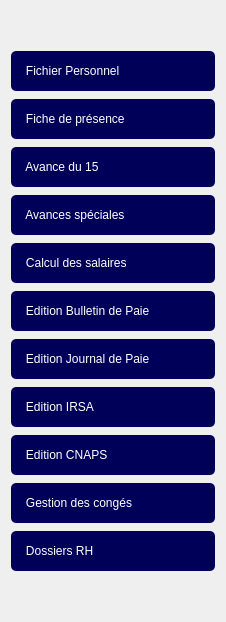
            <widget class="QWidget" name="menu" native="true">
             <property name="styleSheet">
              <string notr="true">QPushButton{
	color:rgb(255, 255, 255);
	background:rgb(0, 0, 89);
	font: 75 10pt &quot;Rockwell&quot;;
	border-radius:5px;
	text-align:left;
	padding-left:5px;
	padding-right:5px;
}

QPushButton:hover{

	background:rgb(0, 170, 127)

}</string>
             </property>
             <layout class="QGridLayout" name="gridLayout">
              <property name="horizontalSpacing">
               <number>5</number>
              </property>
              <property name="verticalSpacing">
               <number>8</number>
              </property>
              <item row="6" column="0">
               <widget class="QPushButton" name="qpb_6editionBP">
                <property name="minimumSize">
                 <size>
                  <width>204</width>
                  <height>40</height>
                 </size>
                </property>
                <property name="text">
                 <string>   Edition Bulletin de Paie</string>
                </property>
                <property name="icon">
                 <iconset>
                  <normaloff>Images/Gestion du personnel/VST15110.png</normaloff>Images/Gestion du personnel/VST15110.png</iconset>
                </property>
                <property name="iconSize">
                 <size>
                  <width>32</width>
                  <height>32</height>
                 </size>
                </property>
               </widget>
              </item>
              <item row="13" column="0">
               <widget class="QPushButton" name="qpb_11dossierRH">
                <property name="minimumSize">
                 <size>
                  <width>204</width>
                  <height>40</height>
                 </size>
                </property>
                <property name="text">
                 <string>   Dossiers RH</string>
                </property>
                <property name="icon">
                 <iconset>
                  <normaloff>Images/Gestion du personnel/VST18111fa.png</normaloff>Images/Gestion du personnel/VST18111fa.png</iconset>
                </property>
                <property name="iconSize">
                 <size>
                  <width>32</width>
                  <height>32</height>
                 </size>
                </property>
               </widget>
              </item>
              <item row="0" column="0">
               <spacer name="verticalSpacer_4">
                <property name="orientation">
                 <enum>Qt::Vertical</enum>
                </property>
                <property name="sizeHint" stdset="0">
                 <size>
                  <width>20</width>
                  <height>40</height>
                 </size>
                </property>
               </spacer>
              </item>
              <item row="4" column="0">
               <widget class="QPushButton" name="qpb_4avanceSpeciale">
                <property name="minimumSize">
                 <size>
                  <width>204</width>
                  <height>40</height>
                 </size>
                </property>
                <property name="text">
                 <string>   Avances spéciales</string>
                </property>
                <property name="icon">
                 <iconset>
                  <normaloff>Images/Gestion du personnel/VST01021.png</normaloff>Images/Gestion du personnel/VST01021.png</iconset>
                </property>
                <property name="iconSize">
                 <size>
                  <width>32</width>
                  <height>32</height>
                 </size>
                </property>
               </widget>
              </item>
              <item row="7" column="0">
               <widget class="QPushButton" name="qpb_7editionJP">
                <property name="minimumSize">
                 <size>
                  <width>204</width>
                  <height>40</height>
                 </size>
                </property>
                <property name="text">
                 <string>   Edition Journal de Paie</string>
                </property>
                <property name="icon">
                 <iconset>
                  <normaloff>Images/Gestion du personnel/VST12445m.png</normaloff>Images/Gestion du personnel/VST12445m.png</iconset>
                </property>
                <property name="iconSize">
                 <size>
                  <width>32</width>
                  <height>32</height>
                 </size>
                </property>
               </widget>
              </item>
              <item row="11" column="0">
               <widget class="QPushButton" name="qpb_10gestionConge">
                <property name="minimumSize">
                 <size>
                  <width>204</width>
                  <height>40</height>
                 </size>
                </property>
                <property name="text">
                 <string>   Gestion des congés</string>
                </property>
                <property name="icon">
                 <iconset>
                  <normaloff>Images/Gestion du personnel/IOB15322b.png</normaloff>Images/Gestion du personnel/IOB15322b.png</iconset>
                </property>
                <property name="iconSize">
                 <size>
                  <width>32</width>
                  <height>32</height>
                 </size>
                </property>
               </widget>
              </item>
              <item row="8" column="0">
               <widget class="QPushButton" name="qpb_8editionIRSA">
                <property name="minimumSize">
                 <size>
                  <width>204</width>
                  <height>40</height>
                 </size>
                </property>
                <property name="text">
                 <string>   Edition IRSA</string>
                </property>
                <property name="icon">
                 <iconset>
                  <normaloff>Images/Gestion du personnel/VST01061.png</normaloff>Images/Gestion du personnel/VST01061.png</iconset>
                </property>
                <property name="iconSize">
                 <size>
                  <width>32</width>
                  <height>32</height>
                 </size>
                </property>
               </widget>
              </item>
              <item row="15" column="0">
               <spacer name="verticalSpacer">
                <property name="orientation">
                 <enum>Qt::Vertical</enum>
                </property>
                <property name="sizeHint" stdset="0">
                 <size>
                  <width>20</width>
                  <height>40</height>
                 </size>
                </property>
               </spacer>
              </item>
              <item row="5" column="0">
               <widget class="QPushButton" name="qpb_5calculSalaire">
                <property name="minimumSize">
                 <size>
                  <width>204</width>
                  <height>40</height>
                 </size>
                </property>
                <property name="text">
                 <string>   Calcul des salaires</string>
                </property>
                <property name="icon">
                 <iconset>
                  <normaloff>Images/Gestion du personnel/VST18021e.png</normaloff>Images/Gestion du personnel/VST18021e.png</iconset>
                </property>
                <property name="iconSize">
                 <size>
                  <width>32</width>
                  <height>32</height>
                 </size>
                </property>
               </widget>
              </item>
              <item row="3" column="0">
               <widget class="QPushButton" name="qpb_3avance15">
                <property name="minimumSize">
                 <size>
                  <width>204</width>
                  <height>40</height>
                 </size>
                </property>
                <property name="text">
                 <string>   Avance du 15</string>
                </property>
                <property name="icon">
                 <iconset>
                  <normaloff>Images/Gestion du personnel/VST15130.png</normaloff>Images/Gestion du personnel/VST15130.png</iconset>
                </property>
                <property name="iconSize">
                 <size>
                  <width>32</width>
                  <height>32</height>
                 </size>
                </property>
                <property name="flat">
                 <bool>false</bool>
                </property>
               </widget>
              </item>
              <item row="9" column="0">
               <widget class="QPushButton" name="qpb_9editionCNAPS">
                <property name="minimumSize">
                 <size>
                  <width>204</width>
                  <height>40</height>
                 </size>
                </property>
                <property name="text">
                 <string>   Edition CNAPS</string>
                </property>
                <property name="icon">
                 <iconset>
                  <normaloff>Images/Gestion du personnel/IOA01021.png</normaloff>Images/Gestion du personnel/IOA01021.png</iconset>
                </property>
                <property name="iconSize">
                 <size>
                  <width>32</width>
                  <height>32</height>
                 </size>
                </property>
               </widget>
              </item>
              <item row="1" column="0">
               <widget class="QPushButton" name="qpb_1fichierPersonnel">
                <property name="minimumSize">
                 <size>
                  <width>204</width>
                  <height>40</height>
                 </size>
                </property>
                <property name="text">
                 <string>   Fichier Personnel</string>
                </property>
                <property name="icon">
                 <iconset>
                  <normaloff>Images/Gestion du personnel/SXP15220.png</normaloff>Images/Gestion du personnel/SXP15220.png</iconset>
                </property>
                <property name="iconSize">
                 <size>
                  <width>32</width>
                  <height>32</height>
                 </size>
                </property>
               </widget>
              </item>
              <item row="2" column="0">
               <widget class="QPushButton" name="qpb_2fichierdePresence">
                <property name="minimumSize">
                 <size>
                  <width>204</width>
                  <height>40</height>
                 </size>
                </property>
                <property name="text">
                 <string>   Fiche de présence</string>
                </property>
                <property name="icon">
                 <iconset>
                  <normaloff>Images/Gestion du personnel/Ficher de presence.png</normaloff>Images/Gestion du personnel/Ficher de presence.png</iconset>
                </property>
                <property name="iconSize">
                 <size>
                  <width>32</width>
                  <height>32</height>
                 </size>
                </property>
               </widget>
              </item>
             </layout>
            </widget>
